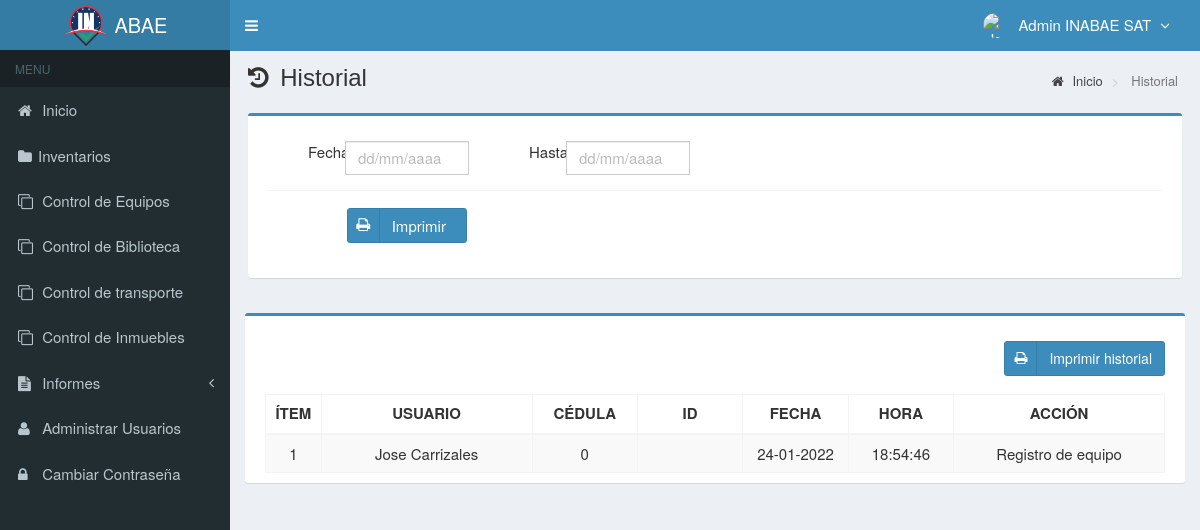
The page /main.php?module=history (signed in) on the database its author committed.
### tables this page shows
CREATE TABLE `usuarios` (
  `id_user` int(3) NOT NULL,
  `username` varchar(50) NOT NULL,
  `name_user` varchar(50) NOT NULL,
  `cedula_user` int(20) NOT NULL,
  `password` varchar(50) NOT NULL,
  `email` varchar(50) DEFAULT NULL,
  `telefono` varchar(13) DEFAULT NULL,
  `foto` varchar(100) DEFAULT NULL,
  `permisos_acceso` varchar(30) NOT NULL,
  `status` enum('activo','bloqueado') NOT NULL DEFAULT 'activo',
  `created_at` timestamp NOT NULL DEFAULT current_timestamp(),
  `updated_at` timestamp NOT NULL DEFAULT current_timestamp() ON UPDATE current_timestamp(),
  `sede` varchar(30) DEFAULT NULL
);

CREATE TABLE `history` (
  `nombre` varchar(50) NOT NULL,
  `cedula` varchar(30) NOT NULL,
  `permiso` varchar(50) NOT NULL,
  `accion` varchar(50) NOT NULL,
  `fecha` timestamp NOT NULL DEFAULT current_timestamp() ON UPDATE current_timestamp(),
  `hora` varchar(30) NOT NULL
);

### modules/history/view.php (the view, shortened to what this page needs)
<section class="content-header">
  <h1>
    <i class="fa fa-history icon-title"></i> Historial
  </h1>
  <ol class="breadcrumb">
    <li><a href="?module=start"><i class="fa fa-home"></i> Inicio </a></li>
    <li class="active"> Historial </li>
  </ol>
<br>
<link rel="stylesheet" type="text/css" href="datatables/datatables.min.css">
  <link rel="stylesheet" type="text/css" href="datatables/Datatables-10.10.20/css/dataTables.bootstrap4.min.css">
    <div class="box box-primary">
      <form role="form" class="form-horizontal" method="GET" action="modules/history/print_filter_history.php" target="_blank">
        <div class="box-body">
          <div class="form-group">
            <label style="margin-left:40px" class="col-sm-1">Fecha</label>
            <div class="col-sm-2">
              <input style="margin-left:-40px" type="text" class="form-control date-picker" data-date-format="dd-mm-yyyy" name="tgl_awal2" placeholder="dd/mm/aaaa" autocomplete="off" required>
            </div>
            <label style="margin-left:-10px" class="col-sm-1">Hasta</label>
            <div class="col-sm-2">
              <input style="margin-left:-40px" type="text" class="form-control date-picker" data-date-format="dd-mm-yyyy"  placeholder="dd/mm/aaaa" name="tgl_akhir2" autocomplete="off" required>
            </div>
          </div>
          <div class="box-footer">
            <div class="form-group">
              <div class="col-sm-offset-1">
                <button type="submit" class="btn btn-primary btn-social btn-submit" style="width: 120px;">
                  <i class="fa fa-print"></i> Imprimir
                </button>
              </div>
            </div>
          </div>
</section>
<section  class="content">
  <form name="formulario" method="post" action="modules/stock_inventory/print_filter.php">
  <div class="row">
    <div class="col-md-12">
      <div class="box box-primary" >
        <div class="box-body" id="contenido">
          <section>
            <a class="btn btn-primary btn-social pull-right" href="modules/history/print_history.php" style="height:35px;" target="_blank">
              <i class="fa fa-print"></i> Imprimir historial
            </a>
          </section>
          <table id="dataTables" class="table table-bordered table-striped table-hover" >
            <thead>
              <tr>
                <th class="center">ÍTEM</th>
                <th class="center">USUARIO</th>
                <th class="center">CÉDULA</th>
                <th class="center">ID</th>
                <th class="center">FECHA</th>
                <th class="center">HORA</th>
                <th class="center">ACCIÓN</th>
              </tr>
            </thead>
            <tbody>
            <?php
              require_once "config/database.php";
              $no = 1;
              $query = mysqli_query($mysqli, "SELECT nombre, cedula, permiso, accion, fecha, hora, permiso FROM history ORDER BY fecha DESC")
                        or die('Error: '.mysqli_error($mysqli));
              while ($data = mysqli_fetch_assoc($query)) {
                $originalDate = $data['fecha'];
                $fecha = date("d-m-Y", strtotime($originalDate));
                echo "<tr>
                <td width='50'  class='center'>$no</td>
                <td width='200' class='center'>$data[nombre]</td>
                <td width='100' class='center'>$_SESSION[cedula_user]</td>
                <td width='100' class='center'>$data[permiso]</td>
                <td width='100' class='center'>$fecha</td>
                <td width='100' class='center'>$data[hora]</td>
                <td width='200' class='center'>$data[accion]</td>
                    </tr>";
                $no++;
              }
            ?>
            </tbody>
          </table>
        </div>
       </div>
    </div>
  </div>
</section>
</div>

### top-menu.php (shortened to what this page needs)
<?php
require_once "config/database.php";
$query = mysqli_query($mysqli, "SELECT id_user, name_user, foto, permisos_acceso FROM usuarios WHERE id_user='$_SESSION[id_user]'")
                                or die('error: '.mysqli_error($mysqli));
$data = mysqli_fetch_assoc($query);
?>
<li class="dropdown user user-menu">
  <a href="#" class="dropdown-toggle" data-toggle="dropdown">
  <?php
  if ($data['foto']=="") { ?>
    <img src="images/user/user-default.png" class="user-image" alt="User Image"/>
  <?php
  }
  else { ?>
    <img src="images/user/<?php echo $data['foto']; ?>" class="user-image" alt="User Image"/>
  <?php
  }
  ?>
    <span class="hidden-xs"><?php echo $data['name_user']; ?> <i style="margin-left:5px" class="fa fa-angle-down"></i></span>
  </a>
</li>

### assets/css/style.css (style rules this page uses)
label { display: inline-block; font-size: 15px; font-weight: 400; margin-bottom: 5px; max-width: 100%; }
.form-control { background-color: #fff; background-image: none; border: 1px solid #ccc; border-radius: 4px; box-shadow: 0 1px 1px rgba(0, 0, 0, 0.075) inset; color: #555; display: block; font-size: 15px; height: 34px; line-height: 1.42857; padding: 6px 12px; transition: border-color 0.15s ease-in-out 0s, box-shadow 0.15s ease-in-out 0s; width: 100%; }
.btn-social *:first-child { border-right: 1px solid rgba(0, 0, 0, 0.1); bottom: 0; font-size: 1em !important; left: 0; line-height: 32px !important; position: absolute; text-align: center; top: 0; width: 32px !important; }
.content-header { padding: 15px 18px 0; position: relative; }
.content-header > .breadcrumb { background: transparent none repeat scroll 0 0; border-radius: 2px; float: right; font-size: 13px; margin-bottom: 0; margin-top: 0; padding: 7px 12px; position: absolute; right: 10px; top: 15px; }
.center { text-align:center; }
.btn-submit { width: 100px; margin-top: 7px; margin-right: 10px; font-size: 15px; }
.icon-title { margin-right: 5px; }
body { background-color: #fff; color: #333; font-size: 15px; line-height: 1.42857; }

### rows shown on the page
usuarios: name_user "Admin INABAE SAT"
history: nombre "Jose Carrizales", fecha "24-01-2022", hora "18:54:46", accion "Registro de equipo"
